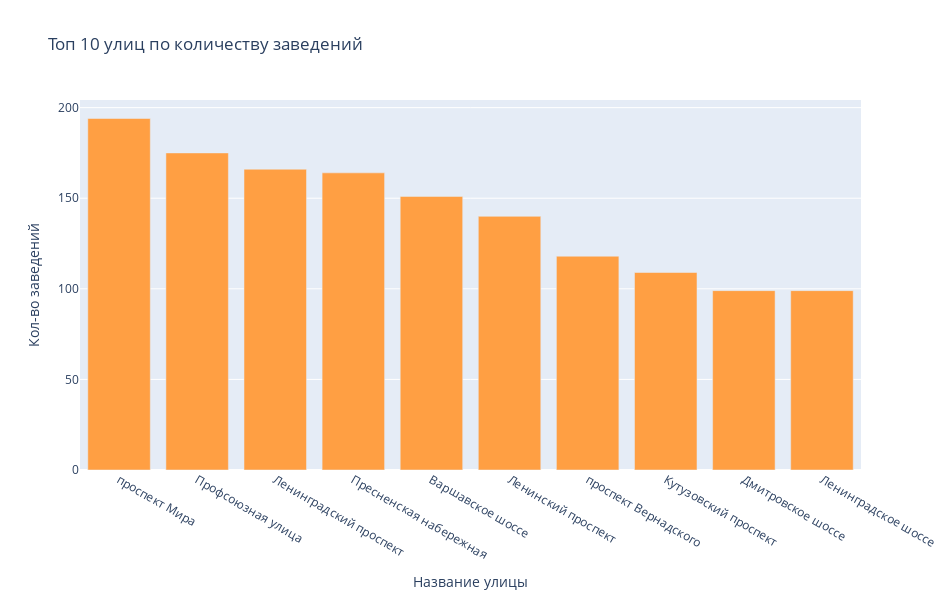

Source (notebook cell):
### Code cell
px.bar(top_10_streets,
    x='street',
    y='number',
    color_discrete_sequence = ['#ff9f43'],
    title='Топ 10 улиц по количеству заведений',
    labels={'number': 'Кол-во заведений',  'street': 'Название улицы'},
    width=950, height=600)

### Figure 1 — Plotly figure (JSON) as saved in the notebook; plotly's stock layout.template omitted (floating-point values rounded to 4 significant figures)
{"data": [{"alignmentgroup": "True", "hovertemplate": "Название улицы=%{x}<br>Кол-во заведений=%{y}<extra></extra>", "legendgroup": "", "marker": {"color": "#ff9f43"}, "name": "", "offsetgroup": "", "orientation": "v", "showlegend": false, "textposition": "auto", "type": "bar", "x": ["проспект Мира", "Профсоюзная улица", "Ленинградский проспект", "Пресненская набережная", "Варшавское шоссе", "Ленинский проспект", "проспект Вернадского", "Кутузовский проспект", "Дмитровское шоссе", "Ленинградское шоссе"], "xaxis": "x", "y": [194, 175, 166, 164, 151, 140, 118, 109, 99, 99], "yaxis": "y"}], "layout": {"barmode": "relative", "height": 600, "legend": {"tracegroupgap": 0}, "title": {"text": "Топ 10 улиц по количеству заведений"}, "width": 950, "xaxis": {"anchor": "y", "domain": [0, 1], "title": {"text": "Название улицы"}}, "yaxis": {"anchor": "x", "domain": [0, 1], "title": {"text": "Кол-во заведений"}}}}
